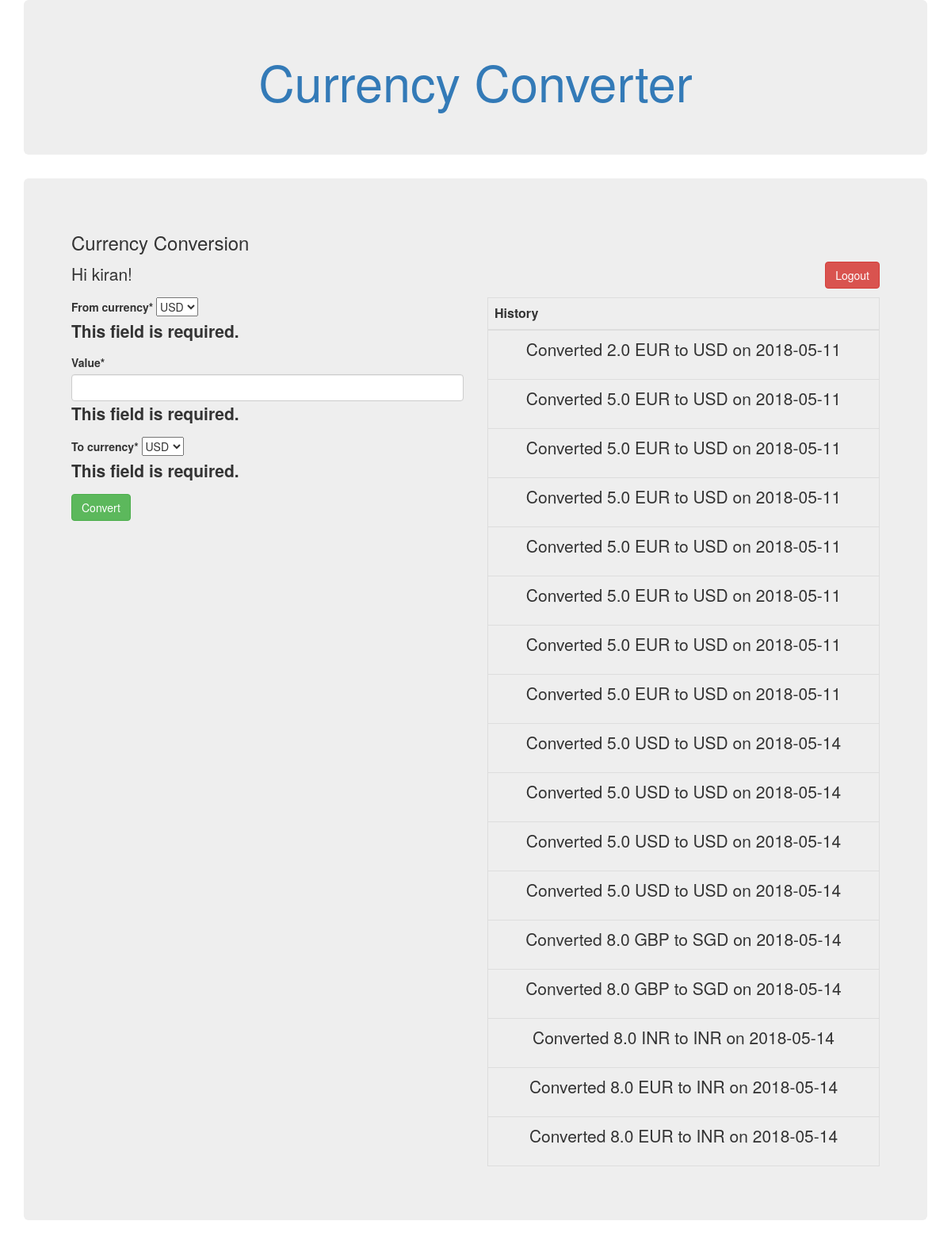
The app's page / (signed in) with its own data.
### converter/models.py (models this page shows)
class History(models.Model):
    user_name = models.ForeignKey('auth.User', on_delete=models.CASCADE)
    history = models.TextField()

### converter/views.py (the view, shortened to what this page needs)
# urls.py: path('', views.conversion, name='home'),
def conversion(request):
    form = CurrencyForm(request.POST)
    url = "http://api.fixer.io/latest?base=AUD"
    response = requests.get(url)
    data = response.json()
    temp = data["rates"]
    if request.user.is_authenticated:
        history = History.objects.filter(user_name=request.user)
    else:
        history = ""
    return render(request, "home.html", {'form':form, 'history':history})

### converter/form.py
class CurrencyForm(ModelForm):
    class Meta:
        model = Conversion
        fields = ['from_currency', 'value', 'to_currency']

### templates/home.html (shortened to what this page needs)
{% extends 'base.html' %}
{% load crispy_forms_tags %}
{% block content %}
    <h3>Currency Conversion</h3>
      {% if user.is_authenticated %}
      <a href="{% url 'logout' %}" class="btn btn-danger pull-right">Logout</a>
      <p>Hi {{ user.username }}!</p>
        <div class="row text-align-center">
          <div class="col-sm-6">
            <form action="" method="post">{% csrf_token %}
              {{ form | crispy }}
            <input type="submit" class="btn btn-success" value="Convert" />
            </form>
          </div>
          <div class="col-sm-6">
            <table class="table table-bordered" style="text-align: center">
              <thead>
                <tr>
                  <th>History</th>
                </tr>
              </thead>
              <tbody>
                {% for s in history %}
                <div class="history">
                  <tr>
                    <td><p>{{ s.history }}</p></td>
                  </tr>
                {% endfor %}
                </div>
              </tbody>
            </table>
          </div>
      {% else %}
      <div class="container" align="center">
        <p> You are not logged in.</p>
        <a href="{% url 'login' %}" class="btn btn-primary">Login</a>
        <a href="{% url 'signup' %}" class="btn btn-success">Signup</a>
      </div>
      {% endif %}
{% endblock %}

### templates/base.html (shortened to what this page needs)
<html lang="en">
  <head>
    <link rel="stylesheet" href="https://maxcdn.bootstrapcdn.com/bootstrap/3.3.7/css/bootstrap.min.css">
  </head>
  <body>
    <div class="container">
      <div class="jumbotron">
        <header>
          <h1 align="center"><a href="/">Currency Converter</a></h1>
        </header>
      </div>
    </div>
    <div class="container">
      <div class="jumbotron">
          {% block content %}
          {% endblock content %}
      </div>
    </div>
  </body>
</html>

### records on screen
History: history "Converted 2.0 EUR to USD on 2018-05-11"
History: history "Converted 5.0 EUR to USD on 2018-05-11"
History: history "Converted 5.0 EUR to USD on 2018-05-11"
History: history "Converted 5.0 EUR to USD on 2018-05-11"
History: history "Converted 5.0 EUR to USD on 2018-05-11"
History: history "Converted 5.0 EUR to USD on 2018-05-11"
History: history "Converted 5.0 EUR to USD on 2018-05-11"
History: history "Converted 5.0 EUR to USD on 2018-05-11"
History: history "Converted 5.0 USD to USD on 2018-05-14"
History: history "Converted 5.0 USD to USD on 2018-05-14"
History: history "Converted 5.0 USD to USD on 2018-05-14"
History: history "Converted 5.0 USD to USD on 2018-05-14"
History: history "Converted 8.0 GBP to SGD on 2018-05-14"
History: history "Converted 8.0 GBP to SGD on 2018-05-14"
History: history "Converted 8.0 INR to INR on 2018-05-14"
History: history "Converted 8.0 EUR to INR on 2018-05-14"
History: history "Converted 8.0 EUR to INR on 2018-05-14"

### other values on screen
{{ user.username }} "kiran"
